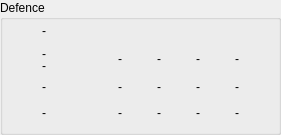
          <widget class="QGroupBox" name="defenceGroup">
           <property name="geometry">
            <rect>
             <x>10</x>
             <y>120</y>
             <width>281</width>
             <height>135</height>
            </rect>
           </property>
           <property name="title">
            <string>Defence</string>
           </property>
           <widget class="QLabel" name="thermIcon">
            <property name="geometry">
             <rect>
              <x>155</x>
              <y>13</y>
              <width>32</width>
              <height>32</height>
             </rect>
            </property>
            <property name="frameShape">
             <enum>QFrame::NoFrame</enum>
            </property>
            <property name="text">
             <string/>
            </property>
            <property name="pixmap">
             <pixmap resource="../../../../resources/icons_pq.qrc">:/pq/icons/pausequafe/shipattr/thermal_resistance.png</pixmap>
            </property>
            <property name="wordWrap">
             <bool>true</bool>
            </property>
           </widget>
           <widget class="QLabel" name="armorIcon">
            <property name="geometry">
             <rect>
              <x>6</x>
              <y>72</y>
              <width>32</width>
              <height>32</height>
             </rect>
            </property>
            <property name="frameShape">
             <enum>QFrame::NoFrame</enum>
            </property>
            <property name="text">
             <string/>
            </property>
            <property name="pixmap">
             <pixmap resource="../../../../resources/icons_pq.qrc">:/pq/icons/pausequafe/shipattr/armor.png</pixmap>
            </property>
            <property name="wordWrap">
             <bool>true</bool>
            </property>
           </widget>
           <widget class="QLabel" name="structureIcon">
            <property name="geometry">
             <rect>
              <x>6</x>
              <y>99</y>
              <width>32</width>
              <height>32</height>
             </rect>
            </property>
            <property name="frameShape">
             <enum>QFrame::NoFrame</enum>
            </property>
            <property name="text">
             <string/>
            </property>
            <property name="pixmap">
             <pixmap resource="../../../../resources/icons_pq.qrc">:/pq/icons/pausequafe/shipattr/structure.png</pixmap>
            </property>
            <property name="wordWrap">
             <bool>true</bool>
            </property>
           </widget>
           <widget class="QLabel" name="structureHPLabel">
            <property name="geometry">
             <rect>
              <x>42</x>
              <y>99</y>
              <width>71</width>
              <height>27</height>
             </rect>
            </property>
            <property name="toolTip">
             <string>Structure Hit Points</string>
            </property>
            <property name="frameShape">
             <enum>QFrame::NoFrame</enum>
            </property>
            <property name="text">
             <string>-</string>
            </property>
           </widget>
           <widget class="QLabel" name="armorKINEResist">
            <property name="geometry">
             <rect>
              <x>196</x>
              <y>73</y>
              <width>38</width>
              <height>27</height>
             </rect>
            </property>
            <property name="toolTip">
             <string>Armor Kinetic Resistance</string>
            </property>
            <property name="frameShape">
             <enum>QFrame::NoFrame</enum>
            </property>
            <property name="text">
             <string>-</string>
            </property>
           </widget>
           <widget class="QLabel" name="structTHERMResist">
            <property name="geometry">
             <rect>
              <x>157</x>
              <y>99</y>
              <width>38</width>
              <height>27</height>
             </rect>
            </property>
            <property name="toolTip">
             <string>Structure Thermal Resistance</string>
            </property>
            <property name="frameShape">
             <enum>QFrame::NoFrame</enum>
            </property>
            <property name="text">
             <string>-</string>
            </property>
           </widget>
           <widget class="QLabel" name="structEXPLOResist">
            <property name="geometry">
             <rect>
              <x>235</x>
              <y>99</y>
              <width>38</width>
              <height>27</height>
             </rect>
            </property>
            <property name="toolTip">
             <string>Structure Explosive Resistance</string>
            </property>
            <property name="frameShape">
             <enum>QFrame::NoFrame</enum>
            </property>
            <property name="text">
             <string>-</string>
            </property>
           </widget>
           <widget class="QLabel" name="shieldEXPLOResist">
            <property name="geometry">
             <rect>
              <x>235</x>
              <y>45</y>
              <width>38</width>
              <height>27</height>
             </rect>
            </property>
            <property name="toolTip">
             <string>Shield Explosive Resistance</string>
            </property>
            <property name="frameShape">
             <enum>QFrame::NoFrame</enum>
            </property>
            <property name="text">
             <string>-</string>
            </property>
           </widget>
           <widget class="QLabel" name="shieldTHERMResist">
            <property name="geometry">
             <rect>
              <x>157</x>
              <y>45</y>
              <width>38</width>
              <height>27</height>
             </rect>
            </property>
            <property name="toolTip">
             <string>Shield Thermal Resistance</string>
            </property>
            <property name="frameShape">
             <enum>QFrame::NoFrame</enum>
            </property>
            <property name="text">
             <string>-</string>
            </property>
           </widget>
           <widget class="QLabel" name="structKINEResist">
            <property name="geometry">
             <rect>
              <x>196</x>
              <y>99</y>
              <width>38</width>
              <height>27</height>
             </rect>
            </property>
            <property name="toolTip">
             <string>Structure Kinetic Resistance</string>
            </property>
            <property name="frameShape">
             <enum>QFrame::NoFrame</enum>
            </property>
            <property name="text">
             <string>-</string>
            </property>
           </widget>
           <widget class="QLabel" name="shieldIcon">
            <property name="geometry">
             <rect>
              <x>6</x>
              <y>45</y>
              <width>32</width>
              <height>32</height>
             </rect>
            </property>
            <property name="frameShape">
             <enum>QFrame::NoFrame</enum>
            </property>
            <property name="text">
             <string/>
            </property>
            <property name="pixmap">
             <pixmap resource="../../../../resources/icons_pq.qrc">:/pq/icons/pausequafe/shipattr/shield.png</pixmap>
            </property>
            <property name="wordWrap">
             <bool>true</bool>
            </property>
           </widget>
           <widget class="QLabel" name="kineIcon">
            <property name="geometry">
             <rect>
              <x>194</x>
              <y>13</y>
              <width>32</width>
              <height>32</height>
             </rect>
            </property>
            <property name="frameShape">
             <enum>QFrame::NoFrame</enum>
            </property>
            <property name="text">
             <string/>
            </property>
            <property name="pixmap">
             <pixmap resource="../../../../resources/icons_pq.qrc">:/pq/icons/pausequafe/shipattr/kinetic_resistance.png</pixmap>
            </property>
            <property name="wordWrap">
             <bool>true</bool>
            </property>
           </widget>
           <widget class="QLabel" name="armorEXPLOResist">
            <property name="geometry">
             <rect>
              <x>235</x>
              <y>73</y>
              <width>38</width>
              <height>27</height>
             </rect>
            </property>
            <property name="toolTip">
             <string>Armor Explosive Resistance</string>
            </property>
            <property name="frameShape">
             <enum>QFrame::NoFrame</enum>
            </property>
            <property name="text">
             <string>-</string>
            </property>
           </widget>
           <widget class="QLabel" name="armorHPLabel">
            <property name="geometry">
             <rect>
              <x>42</x>
              <y>73</y>
              <width>71</width>
              <height>27</height>
             </rect>
            </property>
            <property name="toolTip">
             <string>Armor Hit Points</string>
            </property>
            <property name="frameShape">
             <enum>QFrame::NoFrame</enum>
            </property>
            <property name="text">
             <string>-</string>
            </property>
           </widget>
           <widget class="QLabel" name="armorTHERMResist">
            <property name="geometry">
             <rect>
              <x>157</x>
              <y>73</y>
              <width>38</width>
              <height>27</height>
             </rect>
            </property>
            <property name="toolTip">
             <string>Armor Thermal Resistance</string>
            </property>
            <property name="frameShape">
             <enum>QFrame::NoFrame</enum>
            </property>
            <property name="text">
             <string>-</string>
            </property>
           </widget>
           <widget class="QLabel" name="shieldHPLabel">
            <property name="geometry">
             <rect>
              <x>42</x>
              <y>47</y>
              <width>71</width>
              <height>13</height>
             </rect>
            </property>
            <property name="toolTip">
             <string>Shield Hit Points</string>
            </property>
            <property name="frameShape">
             <enum>QFrame::NoFrame</enum>
            </property>
            <property name="text">
             <string>-</string>
            </property>
           </widget>
           <widget class="QLabel" name="structEMResist">
            <property name="geometry">
             <rect>
              <x>118</x>
              <y>99</y>
              <width>38</width>
              <height>27</height>
             </rect>
            </property>
            <property name="toolTip">
             <string>Structure EM Resistance</string>
            </property>
            <property name="frameShape">
             <enum>QFrame::NoFrame</enum>
            </property>
            <property name="text">
             <string>-</string>
            </property>
           </widget>
           <widget class="QLabel" name="shieldKINEResist">
            <property name="geometry">
             <rect>
              <x>196</x>
              <y>45</y>
              <width>38</width>
              <height>27</height>
             </rect>
            </property>
            <property name="toolTip">
             <string>Shield Kinetic Resistance</string>
            </property>
            <property name="frameShape">
             <enum>QFrame::NoFrame</enum>
            </property>
            <property name="text">
             <string>-</string>
            </property>
           </widget>
           <widget class="QLabel" name="armorEMResist">
            <property name="geometry">
             <rect>
              <x>118</x>
              <y>73</y>
              <width>38</width>
              <height>27</height>
             </rect>
            </property>
            <property name="toolTip">
             <string>Armor EM Resistance</string>
            </property>
            <property name="frameShape">
             <enum>QFrame::NoFrame</enum>
            </property>
            <property name="text">
             <string>-</string>
            </property>
           </widget>
           <widget class="QLabel" name="exploIcon">
            <property name="geometry">
             <rect>
              <x>233</x>
              <y>13</y>
              <width>32</width>
              <height>32</height>
             </rect>
            </property>
            <property name="frameShape">
             <enum>QFrame::NoFrame</enum>
            </property>
            <property name="text">
             <string/>
            </property>
            <property name="pixmap">
             <pixmap resource="../../../../resources/icons_pq.qrc">:/pq/icons/pausequafe/shipattr/explosive_resistance.png</pixmap>
            </property>
            <property name="wordWrap">
             <bool>true</bool>
            </property>
           </widget>
           <widget class="QLabel" name="shieldEMResist">
            <property name="geometry">
             <rect>
              <x>118</x>
              <y>45</y>
              <width>38</width>
              <height>27</height>
             </rect>
            </property>
            <property name="toolTip">
             <string>Shield EM Resistance</string>
            </property>
            <property name="frameShape">
             <enum>QFrame::NoFrame</enum>
            </property>
            <property name="text">
             <string>-</string>
            </property>
           </widget>
           <widget class="QLabel" name="emIcon">
            <property name="geometry">
             <rect>
              <x>116</x>
              <y>13</y>
              <width>32</width>
              <height>32</height>
             </rect>
            </property>
            <property name="frameShape">
             <enum>QFrame::NoFrame</enum>
            </property>
            <property name="text">
             <string/>
            </property>
            <property name="pixmap">
             <pixmap resource="../../../../resources/icons_pq.qrc">:/pq/icons/pausequafe/shipattr/EM_resistance.png</pixmap>
            </property>
            <property name="wordWrap">
             <bool>true</bool>
            </property>
           </widget>
           <widget class="QLabel" name="shieldRechargeTime">
            <property name="geometry">
             <rect>
              <x>42</x>
              <y>59</y>
              <width>71</width>
              <height>13</height>
             </rect>
            </property>
            <property name="toolTip">
             <string>Shield Recharge Time</string>
            </property>
            <property name="frameShape">
             <enum>QFrame::NoFrame</enum>
            </property>
            <property name="text">
             <string>-</string>
            </property>
           </widget>
           <widget class="QLabel" name="shieldRechargeRate">
            <property name="geometry">
             <rect>
              <x>42</x>
              <y>20</y>
              <width>71</width>
              <height>21</height>
             </rect>
            </property>
            <property name="toolTip">
             <string>Shield Recharge Rate</string>
            </property>
            <property name="frameShape">
             <enum>QFrame::NoFrame</enum>
            </property>
            <property name="text">
             <string>-</string>
            </property>
           </widget>
           <widget class="QLabel" name="shieldRechargeIcon">
            <property name="geometry">
             <rect>
              <x>6</x>
              <y>13</y>
              <width>32</width>
              <height>32</height>
             </rect>
            </property>
            <property name="frameShape">
             <enum>QFrame::NoFrame</enum>
            </property>
            <property name="text">
             <string/>
            </property>
            <property name="pixmap">
             <pixmap resource="../../../../resources/icons_pq.qrc">:/pq/icons/pausequafe/shipattr/shield_recharge.png</pixmap>
            </property>
            <property name="wordWrap">
             <bool>true</bool>
            </property>
           </widget>
          </widget>
